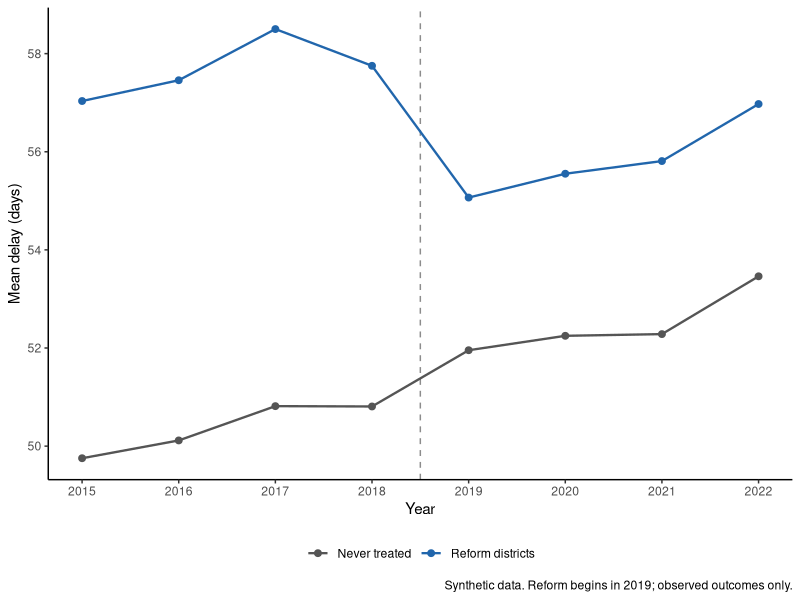
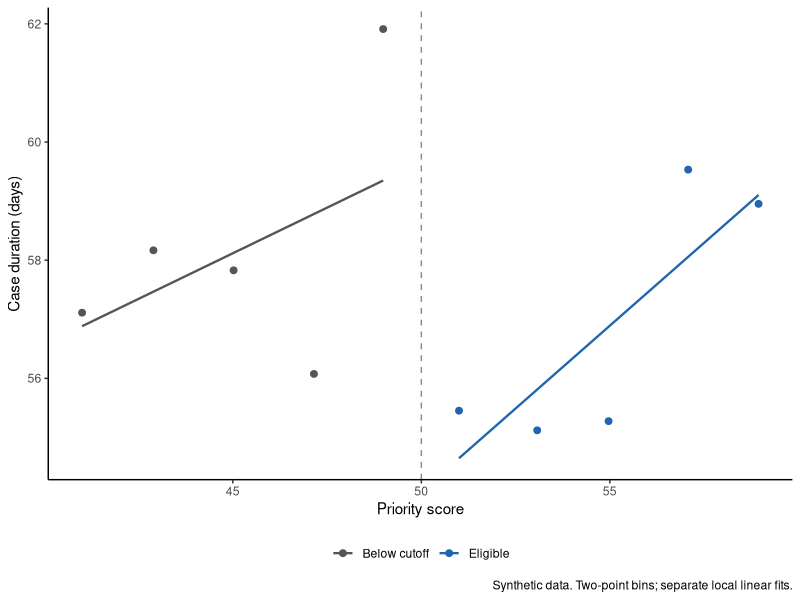

Write R code to recreate these figures, in order.
# 04_figures.R
# Purpose: read the two small CSVs that Stata exported and turn them into two PDF figures.
# Libraries and Setup
library(ggplot2)
dir.create("output/figures", recursive = TRUE, showWarnings = FALSE)

# --- Figure 1: observed group averages over time ---

did <- read.csv("output/plot_data/did_trends.csv")
did$group <- factor(did$treated, levels = c(0, 1),
                    labels = c("Never treated", "Reform districts"))

# Plot
p_did <- ggplot(did, aes(x = year, y = mean_delay, color = group)) +
  geom_vline(xintercept = 2018.5, linetype = "dashed", color = "grey55") +
  geom_line(linewidth = 0.8) +
  geom_point(size = 2) +
  scale_color_manual(values = c("#555555", "#2166AC")) +
  scale_x_continuous(breaks = 2015:2022) +
  labs(x = "Year", y = "Mean delay (days)", color = NULL,
       caption = "Synthetic data. Reform begins in 2019; observed outcomes only.") +
  theme_classic(base_size = 11) +
  theme(legend.position = "bottom")

# Save the DiD figure
ggsave("output/figures/did.pdf", plot = p_did,
       width = 6.2, height = 3.5, units = "in")

# --- Figure 2: binned means and fitted lines from the Stata RD regression ---

rd <- read.csv("output/plot_data/rd_bins.csv")
rd$group <- factor(rd$eligible, levels = c(0, 1),
                  labels = c("Below cutoff", "Eligible"))

# Plot
p_rd <- ggplot(rd, aes(x = score, color = group)) +
  geom_vline(xintercept = 50, linetype = "dashed", color = "grey55") +
  geom_point(aes(y = duration_days), size = 2) +
  geom_line(aes(y = fitted_duration, group = group), linewidth = 0.8) +
  scale_color_manual(values = c("#555555", "#2166AC")) +
  labs(x = "Priority score", y = "Case duration (days)", color = NULL,
       caption = "Synthetic data. Two-point bins; separate local linear fits.") +
  theme_classic(base_size = 11) +
  theme(legend.position = "bottom")

# Save the RD figure
ggsave("output/figures/rd.pdf", plot = p_rd,
       width = 6.2, height = 3.5, units = "in")
